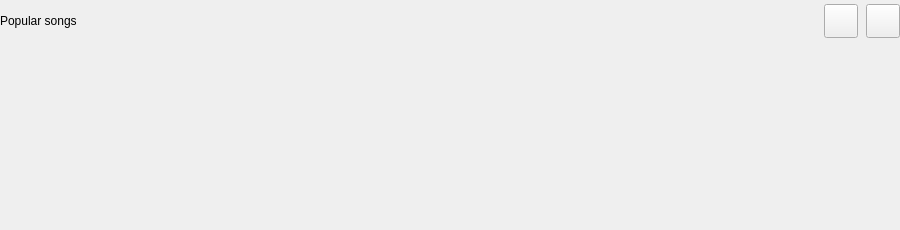
<?xml version="1.0" encoding="UTF-8"?>
<ui version="4.0">
 <class>PopularSongs</class>
 <widget class="QWidget" name="popularRoot">
  <property name="geometry"><rect><x>0</x><y>0</y><width>900</width><height>230</height></rect></property>
  <layout class="QVBoxLayout" name="popularLayout">
   <property name="leftMargin"><number>0</number></property>
   <property name="topMargin"><number>4</number></property>
   <property name="rightMargin"><number>0</number></property>
   <property name="bottomMargin"><number>0</number></property>
   <property name="spacing"><number>12</number></property>
   <item>
    <layout class="QHBoxLayout" name="popHeader">
     <property name="spacing"><number>8</number></property>
     <item>
      <widget class="QLabel" name="popularTitle">
       <property name="text"><string>Popular songs</string></property>
      </widget>
     </item>
     <item>
      <spacer name="popHeaderSpacer">
       <property name="orientation"><enum>Qt::Horizontal</enum></property>
       <property name="sizeHint" stdset="0"><size><width>40</width><height>10</height></size></property>
      </spacer>
     </item>
     <item>
      <widget class="QCustomQPushButton" name="prevSongBtn">
       <property name="minimumSize"><size><width>34</width><height>34</height></size></property>
       <property name="maximumSize"><size><width>34</width><height>34</height></size></property>
       <property name="cursor"><cursorShape>PointingHandCursor</cursorShape></property>
       <property name="text"><string/></property>
       <property name="iconName" stdset="0"><string>chevron-left</string></property>
       <property name="iconSize"><size><width>16</width><height>16</height></size></property>
      </widget>
     </item>
     <item>
      <widget class="QCustomQPushButton" name="nextSongBtn">
       <property name="minimumSize"><size><width>34</width><height>34</height></size></property>
       <property name="maximumSize"><size><width>34</width><height>34</height></size></property>
       <property name="cursor"><cursorShape>PointingHandCursor</cursorShape></property>
       <property name="text"><string/></property>
       <property name="iconName" stdset="0"><string>chevron-right</string></property>
       <property name="iconSize"><size><width>16</width><height>16</height></size></property>
      </widget>
     </item>
    </layout>
   </item>
   <item>
    <widget class="QScrollArea" name="songsScroll">
     <property name="widgetResizable"><bool>true</bool></property>
     <property name="frameShape"><enum>QFrame::NoFrame</enum></property>
     <property name="horizontalScrollBarPolicy"><enum>Qt::ScrollBarAlwaysOff</enum></property>
     <property name="verticalScrollBarPolicy"><enum>Qt::ScrollBarAlwaysOff</enum></property>
     <widget class="QWidget" name="songsInner">
      <layout class="QHBoxLayout" name="songsRow">
       <property name="leftMargin"><number>0</number></property>
       <property name="topMargin"><number>0</number></property>
       <property name="rightMargin"><number>0</number></property>
       <property name="bottomMargin"><number>0</number></property>
       <property name="spacing"><number>16</number></property>
       <item>
        <widget class="QCustomCoverCard" name="song0" native="true">
         <property name="sizePolicy"><sizepolicy hsizetype="Fixed" vsizetype="Expanding"><horstretch>0</horstretch><verstretch>0</verstretch></sizepolicy></property>
         <property name="minimumSize"><size><width>182</width><height>150</height></size></property>
         <property name="maximumSize"><size><width>182</width><height>16777215</height></size></property>
        </widget>
       </item>
       <item>
        <widget class="QCustomCoverCard" name="song1" native="true">
         <property name="sizePolicy"><sizepolicy hsizetype="Fixed" vsizetype="Expanding"><horstretch>0</horstretch><verstretch>0</verstretch></sizepolicy></property>
         <property name="minimumSize"><size><width>182</width><height>150</height></size></property>
         <property name="maximumSize"><size><width>182</width><height>16777215</height></size></property>
        </widget>
       </item>
       <item>
        <widget class="QCustomCoverCard" name="song2" native="true">
         <property name="sizePolicy"><sizepolicy hsizetype="Fixed" vsizetype="Expanding"><horstretch>0</horstretch><verstretch>0</verstretch></sizepolicy></property>
         <property name="minimumSize"><size><width>182</width><height>150</height></size></property>
         <property name="maximumSize"><size><width>182</width><height>16777215</height></size></property>
        </widget>
       </item>
       <item>
        <widget class="QCustomCoverCard" name="song3" native="true">
         <property name="sizePolicy"><sizepolicy hsizetype="Fixed" vsizetype="Expanding"><horstretch>0</horstretch><verstretch>0</verstretch></sizepolicy></property>
         <property name="minimumSize"><size><width>182</width><height>150</height></size></property>
         <property name="maximumSize"><size><width>182</width><height>16777215</height></size></property>
        </widget>
       </item>
       <item>
        <widget class="QCustomCoverCard" name="song4" native="true">
         <property name="sizePolicy"><sizepolicy hsizetype="Fixed" vsizetype="Expanding"><horstretch>0</horstretch><verstretch>0</verstretch></sizepolicy></property>
         <property name="minimumSize"><size><width>182</width><height>150</height></size></property>
         <property name="maximumSize"><size><width>182</width><height>16777215</height></size></property>
        </widget>
       </item>
       <item>
        <widget class="QCustomCoverCard" name="song5" native="true">
         <property name="sizePolicy"><sizepolicy hsizetype="Fixed" vsizetype="Expanding"><horstretch>0</horstretch><verstretch>0</verstretch></sizepolicy></property>
         <property name="minimumSize"><size><width>182</width><height>150</height></size></property>
         <property name="maximumSize"><size><width>182</width><height>16777215</height></size></property>
        </widget>
       </item>
       <item>
        <spacer name="songsTail">
         <property name="orientation"><enum>Qt::Horizontal</enum></property>
         <property name="sizeHint" stdset="0"><size><width>0</width><height>10</height></size></property>
        </spacer>
       </item>
      </layout>
     </widget>
    </widget>
   </item>
  </layout>
 </widget>
 <customwidgets>
  <customwidget><class>QCustomCoverCard</class><extends>QWidget</extends><header>Custom_Widgets.QCustomCoverCard</header></customwidget>
  <customwidget><class>QCustomQPushButton</class><extends>QPushButton</extends><header>Custom_Widgets.QCustomQPushButton</header></customwidget>
 </customwidgets>
 <connections/>
</ui>
